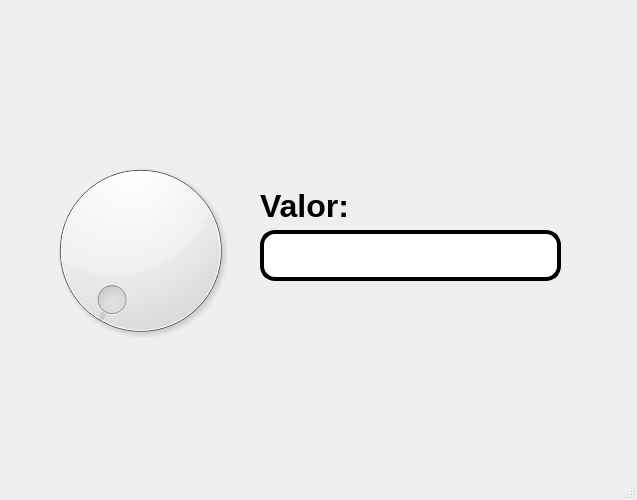
<?xml version="1.0" encoding="UTF-8"?>
<ui version="4.0">
 <class>MainWindow</class>
 <widget class="QMainWindow" name="MainWindow">
  <property name="geometry">
   <rect>
    <x>0</x>
    <y>0</y>
    <width>637</width>
    <height>500</height>
   </rect>
  </property>
  <property name="windowTitle">
   <string>MainWindow</string>
  </property>
  <widget class="QWidget" name="centralwidget">
   <widget class="QLabel" name="label_4">
    <property name="geometry">
     <rect>
      <x>430</x>
      <y>370</y>
      <width>171</width>
      <height>81</height>
     </rect>
    </property>
    <property name="styleSheet">
     <string notr="true"/>
    </property>
    <property name="text">
     <string/>
    </property>
    <property name="pixmap">
     <pixmap resource="../Archivos/Recursos.qrc">:/Ejercicios/8s85l9yb14k81.png</pixmap>
    </property>
    <property name="scaledContents">
     <bool>true</bool>
    </property>
   </widget>
   <widget class="QDial" name="dial">
    <property name="geometry">
     <rect>
      <x>10</x>
      <y>150</y>
      <width>261</width>
      <height>201</height>
     </rect>
    </property>
   </widget>
   <widget class="QLabel" name="label_5">
    <property name="geometry">
     <rect>
      <x>260</x>
      <y>190</y>
      <width>131</width>
      <height>31</height>
     </rect>
    </property>
    <property name="font">
     <font>
      <pointsize>24</pointsize>
      <weight>75</weight>
      <bold>true</bold>
     </font>
    </property>
    <property name="text">
     <string>Valor:</string>
    </property>
   </widget>
   <widget class="QLineEdit" name="txt_valor">
    <property name="geometry">
     <rect>
      <x>260</x>
      <y>230</y>
      <width>301</width>
      <height>51</height>
     </rect>
    </property>
    <property name="font">
     <font>
      <pointsize>24</pointsize>
     </font>
    </property>
    <property name="styleSheet">
     <string notr="true">border: 4px solid black;
border-radius: 15px;</string>
    </property>
    <property name="alignment">
     <set>Qt::AlignCenter</set>
    </property>
   </widget>
   <widget class="QLabel" name="label">
    <property name="geometry">
     <rect>
      <x>20</x>
      <y>20</y>
      <width>121</width>
      <height>101</height>
     </rect>
    </property>
    <property name="text">
     <string/>
    </property>
    <property name="pixmap">
     <pixmap>:/Logos/logo uat.png</pixmap>
    </property>
    <property name="scaledContents">
     <bool>true</bool>
    </property>
   </widget>
   <widget class="QLabel" name="label_2">
    <property name="geometry">
     <rect>
      <x>510</x>
      <y>20</y>
      <width>91</width>
      <height>91</height>
     </rect>
    </property>
    <property name="text">
     <string/>
    </property>
    <property name="pixmap">
     <pixmap resource="../Archivos/Recursos.qrc">:/Logos/logo fit.png</pixmap>
    </property>
    <property name="scaledContents">
     <bool>true</bool>
    </property>
   </widget>
   <widget class="QLabel" name="label_3">
    <property name="geometry">
     <rect>
      <x>10</x>
      <y>20</y>
      <width>211</width>
      <height>81</height>
     </rect>
    </property>
    <property name="text">
     <string/>
    </property>
    <property name="pixmap">
     <pixmap resource="../Archivos/Recursos.qrc">:/Logos/log_uat_nuevo.png</pixmap>
    </property>
    <property name="scaledContents">
     <bool>true</bool>
    </property>
   </widget>
  </widget>
  <widget class="QMenuBar" name="menubar">
   <property name="geometry">
    <rect>
     <x>0</x>
     <y>0</y>
     <width>637</width>
     <height>21</height>
    </rect>
   </property>
  </widget>
  <widget class="QStatusBar" name="statusbar"/>
 </widget>
 <resources>
  <include location="../Archivos/Recursos.qrc"/>
 </resources>
 <connections/>
</ui>
